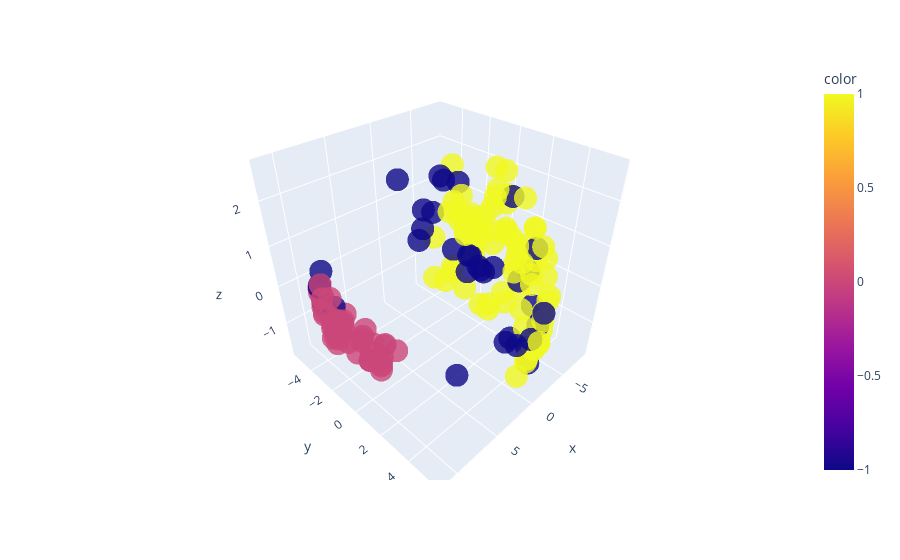

Notebook cell for this chart:
### Code cell
dist = 1-cosine_similarity(train_data)

pca = PCA(3)
pca.fit(dist)
X_PCA = pca.transform(dist)

# Visualizing all the clusters 
fig = px.scatter_3d(x=X_PCA[:,0], y=X_PCA[:,1], z=X_PCA[:,2],
                    color=y, opacity=0.8)
fig.show()

### Figure 1 — Plotly figure (JSON) as saved in the notebook; plotly's stock layout.template omitted (floating-point values rounded to 4 significant figures; data arrays with more than 128 entries replaced by an {"elided": "..."} marker saying what was removed)
{"data": [{"hovertemplate": "x=%{x}<br>y=%{y}<br>z=%{z}<br>color=%{marker.color}<extra></extra>", "legendgroup": "", "marker": {"color": {"elided": "150 int values"}, "coloraxis": "coloraxis", "opacity": 0.8, "symbol": "circle"}, "mode": "markers", "name": "", "scene": "scene", "showlegend": false, "type": "scatter3d", "x": {"elided": "150 float values"}, "y": {"elided": "150 float values"}, "z": {"elided": "150 float values"}}], "layout": {"coloraxis": {"colorbar": {"title": {"text": "color"}}, "colorscale": [[0, "#0d0887"], [0.1111, "#46039f"], [0.2222, "#7201a8"], [0.3333, "#9c179e"], [0.4444, "#bd3786"], [0.5556, "#d8576b"], [0.6667, "#ed7953"], [0.7778, "#fb9f3a"], [0.8889, "#fdca26"], [1, "#f0f921"]]}, "legend": {"tracegroupgap": 0}, "margin": {"t": 60}, "scene": {"domain": {"x": [0, 1], "y": [0, 1]}, "xaxis": {"title": {"text": "x"}}, "yaxis": {"title": {"text": "y"}}, "zaxis": {"title": {"text": "z"}}}}}
